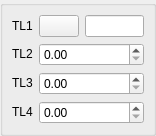
<ui version="4.0" >
 <class>DlgRef_1Sel3Spin_QTD</class>
 <widget class="QWidget" name="DlgRef_1Sel3Spin_QTD" >
  <property name="geometry" >
   <rect>
    <x>0</x>
    <y>0</y>
    <width>156</width>
    <height>120</height>
   </rect>
  </property>
  <property name="windowTitle" >
   <string/>
  </property>
  <layout class="QGridLayout" >
   <property name="leftMargin" >
    <number>0</number>
   </property>
   <property name="topMargin" >
    <number>0</number>
   </property>
   <property name="rightMargin" >
    <number>0</number>
   </property>
   <property name="bottomMargin" >
    <number>0</number>
   </property>
   <property name="horizontalSpacing" >
    <number>6</number>
   </property>
   <property name="verticalSpacing" >
    <number>6</number>
   </property>
   <item row="0" column="0" >
    <widget class="QGroupBox" name="GroupBox1" >
     <property name="title" >
      <string/>
     </property>
     <layout class="QGridLayout" >
      <property name="leftMargin" >
       <number>9</number>
      </property>
      <property name="topMargin" >
       <number>9</number>
      </property>
      <property name="rightMargin" >
       <number>9</number>
      </property>
      <property name="bottomMargin" >
       <number>9</number>
      </property>
      <property name="horizontalSpacing" >
       <number>6</number>
      </property>
      <property name="verticalSpacing" >
       <number>6</number>
      </property>
      <item row="2" column="1" colspan="2" >
       <widget class="SalomeApp_DoubleSpinBox" name="SpinBox_DY" />
      </item>
      <item row="3" column="1" colspan="2" >
       <widget class="SalomeApp_DoubleSpinBox" name="SpinBox_DZ" />
      </item>
      <item row="1" column="1" colspan="2" >
       <widget class="SalomeApp_DoubleSpinBox" name="SpinBox_DX" />
      </item>
      <item row="1" column="0" >
       <widget class="QLabel" name="TextLabel2" >
        <property name="sizePolicy" >
         <sizepolicy vsizetype="Fixed" hsizetype="Fixed" >
          <horstretch>0</horstretch>
          <verstretch>0</verstretch>
         </sizepolicy>
        </property>
        <property name="text" >
         <string>TL2</string>
        </property>
        <property name="wordWrap" >
         <bool>false</bool>
        </property>
       </widget>
      </item>
      <item row="3" column="0" >
       <widget class="QLabel" name="TextLabel4" >
        <property name="sizePolicy" >
         <sizepolicy vsizetype="Fixed" hsizetype="Fixed" >
          <horstretch>0</horstretch>
          <verstretch>0</verstretch>
         </sizepolicy>
        </property>
        <property name="text" >
         <string>TL4</string>
        </property>
        <property name="wordWrap" >
         <bool>false</bool>
        </property>
       </widget>
      </item>
      <item row="2" column="0" >
       <widget class="QLabel" name="TextLabel3" >
        <property name="sizePolicy" >
         <sizepolicy vsizetype="Fixed" hsizetype="Fixed" >
          <horstretch>0</horstretch>
          <verstretch>0</verstretch>
         </sizepolicy>
        </property>
        <property name="text" >
         <string>TL3</string>
        </property>
        <property name="wordWrap" >
         <bool>false</bool>
        </property>
       </widget>
      </item>
      <item row="0" column="2" >
       <widget class="QLineEdit" name="LineEdit1" />
      </item>
      <item row="0" column="0" >
       <widget class="QLabel" name="TextLabel1" >
        <property name="sizePolicy" >
         <sizepolicy vsizetype="Fixed" hsizetype="Fixed" >
          <horstretch>0</horstretch>
          <verstretch>0</verstretch>
         </sizepolicy>
        </property>
        <property name="text" >
         <string>TL1</string>
        </property>
        <property name="wordWrap" >
         <bool>false</bool>
        </property>
       </widget>
      </item>
      <item row="0" column="1" >
       <widget class="QPushButton" name="PushButton1" >
        <property name="sizePolicy" >
         <sizepolicy vsizetype="Fixed" hsizetype="Fixed" >
          <horstretch>0</horstretch>
          <verstretch>0</verstretch>
         </sizepolicy>
        </property>
        <property name="text" >
         <string/>
        </property>
       </widget>
      </item>
     </layout>
    </widget>
   </item>
  </layout>
 </widget>
 <layoutdefault spacing="6" margin="11" />
 <pixmapfunction>qPixmapFromMimeSource</pixmapfunction>
 <customwidgets>
  <customwidget>
   <class>SalomeApp_DoubleSpinBox</class>
   <extends>QDoubleSpinBox</extends>
   <header location="global" >gui/SalomeApp_DoubleSpinBox.h</header>
  </customwidget>
 </customwidgets>
 <tabstops>
  <tabstop>PushButton1</tabstop>
  <tabstop>LineEdit1</tabstop>
  <tabstop>SpinBox_DX</tabstop>
  <tabstop>SpinBox_DY</tabstop>
  <tabstop>SpinBox_DZ</tabstop>
 </tabstops>
 <resources/>
 <connections/>
</ui>
